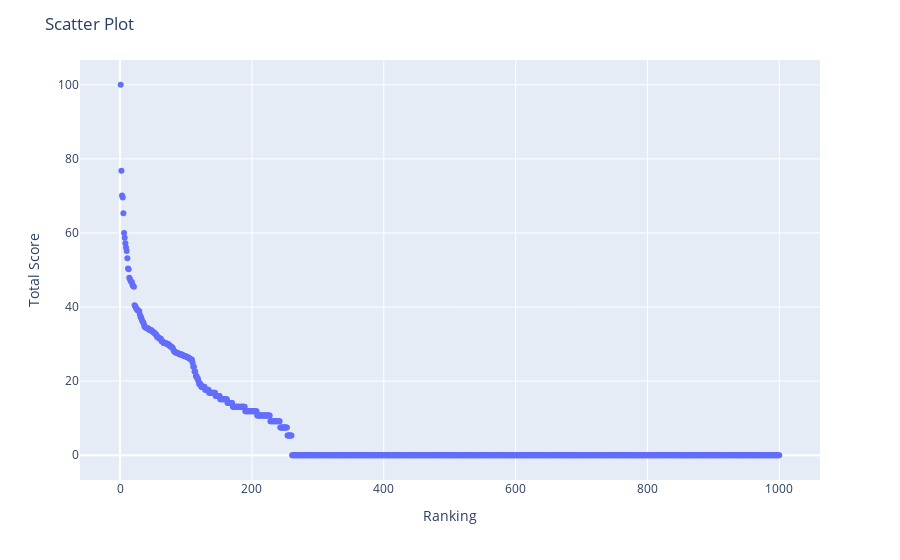

Write notebook code for a chart like this one.
### Code cell
fig = px.scatter(df_sorted,x='Ranking', y='Total Score' )
fig.update_layout(title='Scatter Plot',
                   xaxis_title='Ranking',
                   yaxis_title='Total Score')
fig.show()

### Figure 1 — Plotly figure (JSON) as saved in the notebook; plotly's stock layout.template omitted (floating-point values rounded to 4 significant figures; data arrays with more than 128 entries replaced by an {"elided": "..."} marker saying what was removed)
{"data": [{"hovertemplate": "Ranking=%{x}<br>Total Score=%{y}<extra></extra>", "legendgroup": "", "marker": {"color": "#636efa", "symbol": "circle"}, "mode": "markers", "name": "", "orientation": "v", "showlegend": false, "type": "scatter", "x": {"elided": "1000 int values"}, "xaxis": "x", "y": {"elided": "1000 float values"}, "yaxis": "y"}], "layout": {"autosize": true, "legend": {"tracegroupgap": 0}, "margin": {"t": 60}, "title": {"text": "Scatter Plot"}, "xaxis": {"anchor": "y", "autorange": true, "domain": [0, 1], "range": [-60.89, 1062.0], "title": {"text": "Ranking"}, "type": "linear"}, "yaxis": {"anchor": "x", "autorange": true, "domain": [0, 1], "range": [-7.743, 107.7], "title": {"text": "Total Score"}, "type": "linear"}}}
